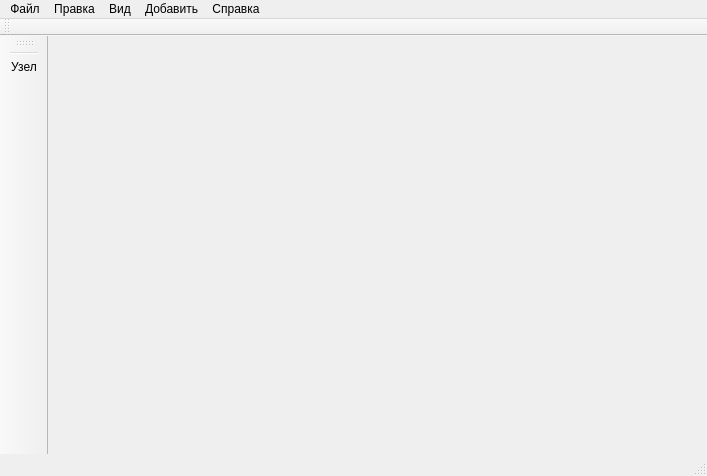
<?xml version="1.0" encoding="UTF-8"?>
<ui version="4.0">
 <class>MainWindow</class>
 <widget class="QMainWindow" name="MainWindow">
  <property name="geometry">
   <rect>
    <x>0</x>
    <y>0</y>
    <width>707</width>
    <height>476</height>
   </rect>
  </property>
  <property name="windowTitle">
   <string>MainWindow</string>
  </property>
  <widget class="QWidget" name="mainWidget">
   <property name="enabled">
    <bool>true</bool>
   </property>
   <property name="mouseTracking">
    <bool>false</bool>
   </property>
   <layout class="QHBoxLayout" name="horizontalLayout"/>
  </widget>
  <widget class="QMenuBar" name="menuBar">
   <property name="geometry">
    <rect>
     <x>0</x>
     <y>0</y>
     <width>707</width>
     <height>21</height>
    </rect>
   </property>
   <widget class="QMenu" name="menu">
    <property name="title">
     <string>Файл</string>
    </property>
    <addaction name="new_action"/>
    <addaction name="open_action"/>
    <addaction name="action_3"/>
    <addaction name="separator"/>
    <addaction name="save_action"/>
    <addaction name="save_as_action"/>
    <addaction name="separator"/>
    <addaction name="qlose_action"/>
   </widget>
   <widget class="QMenu" name="menu_2">
    <property name="title">
     <string>Правка</string>
    </property>
    <addaction name="action_9"/>
    <addaction name="action_10"/>
    <addaction name="separator"/>
    <addaction name="delete_action"/>
   </widget>
   <widget class="QMenu" name="menu_3">
    <property name="title">
     <string>Вид</string>
    </property>
   </widget>
   <widget class="QMenu" name="menu_4">
    <property name="title">
     <string>Справка</string>
    </property>
    <addaction name="help_action"/>
    <addaction name="action_12"/>
   </widget>
   <widget class="QMenu" name="menu_5">
    <property name="title">
     <string>Добавить</string>
    </property>
    <addaction name="cloud_action"/>
    <addaction name="action_7"/>
   </widget>
   <addaction name="menu"/>
   <addaction name="menu_2"/>
   <addaction name="menu_3"/>
   <addaction name="menu_5"/>
   <addaction name="menu_4"/>
  </widget>
  <widget class="QToolBar" name="mainToolBar">
   <attribute name="toolBarArea">
    <enum>LeftToolBarArea</enum>
   </attribute>
   <attribute name="toolBarBreak">
    <bool>false</bool>
   </attribute>
   <addaction name="separator"/>
   <addaction name="cloud_action"/>
  </widget>
  <widget class="QStatusBar" name="statusBar"/>
  <widget class="QToolBar" name="toolBar">
   <property name="sizePolicy">
    <sizepolicy hsizetype="Fixed" vsizetype="Fixed">
     <horstretch>0</horstretch>
     <verstretch>0</verstretch>
    </sizepolicy>
   </property>
   <property name="windowTitle">
    <string>toolBar</string>
   </property>
   <property name="movable">
    <bool>true</bool>
   </property>
   <property name="floatable">
    <bool>true</bool>
   </property>
   <attribute name="toolBarArea">
    <enum>TopToolBarArea</enum>
   </attribute>
   <attribute name="toolBarBreak">
    <bool>false</bool>
   </attribute>
  </widget>
  <action name="new_action">
   <property name="text">
    <string>Создать</string>
   </property>
  </action>
  <action name="open_action">
   <property name="text">
    <string>Открыть</string>
   </property>
  </action>
  <action name="action_3">
   <property name="text">
    <string>Последние открытые</string>
   </property>
  </action>
  <action name="save_action">
   <property name="text">
    <string>Сохранить</string>
   </property>
  </action>
  <action name="save_as_action">
   <property name="text">
    <string>Сохранить как...</string>
   </property>
  </action>
  <action name="qlose_action">
   <property name="text">
    <string>Выход</string>
   </property>
  </action>
  <action name="action_9">
   <property name="text">
    <string>Отменить</string>
   </property>
  </action>
  <action name="action_10">
   <property name="text">
    <string>Повторить</string>
   </property>
  </action>
  <action name="help_action">
   <property name="text">
    <string>Справка</string>
   </property>
  </action>
  <action name="action_12">
   <property name="text">
    <string>О программе</string>
   </property>
  </action>
  <action name="cloud_action">
   <property name="checkable">
    <bool>true</bool>
   </property>
   <property name="icon">
    <iconset resource="resource.qrc">
     <normaloff>:/img/icon/img/cloud.png</normaloff>
     <normalon>:/img/icon/img/cloud.png</normalon>
     <disabledoff>:/img/icon/img/cloud.png</disabledoff>
     <disabledon>:/img/icon/img/cloud.png</disabledon>
     <activeoff>:/img/icon/img/cloud.png</activeoff>
     <activeon>:/img/icon/img/cloud.png</activeon>
     <selectedoff>:/img/icon/img/cloud.png</selectedoff>
     <selectedon>:/img/icon/img/cloud.png</selectedon>:/img/icon/img/cloud.png</iconset>
   </property>
   <property name="text">
    <string>Узел</string>
   </property>
   <property name="shortcutVisibleInContextMenu">
    <bool>true</bool>
   </property>
  </action>
  <action name="action_7">
   <property name="text">
    <string>Связь</string>
   </property>
  </action>
  <action name="delete_action">
   <property name="text">
    <string>Удалить</string>
   </property>
  </action>
 </widget>
 <layoutdefault spacing="6" margin="11"/>
 <resources>
  <include location="resource.qrc"/>
 </resources>
 <connections/>
</ui>
